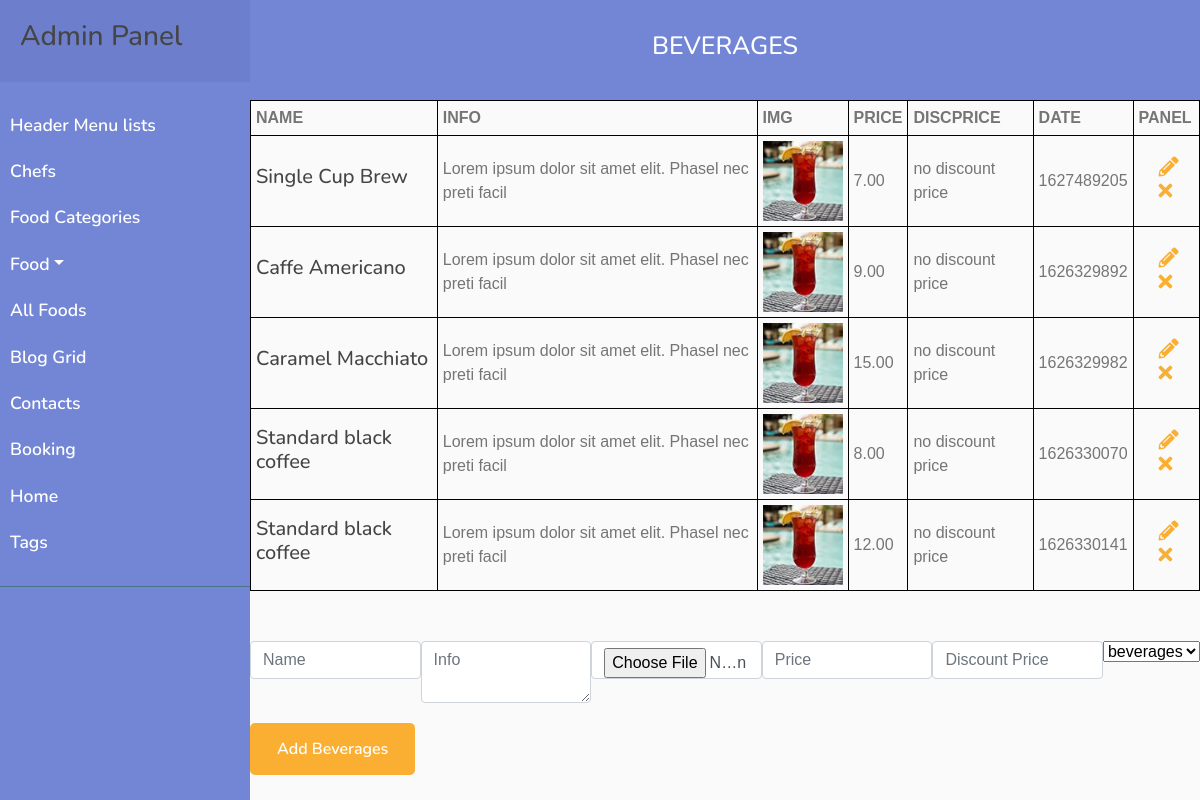
Page /php/admin/beverages.php?catId=3 on the committed database.
### tables this page shows
CREATE TABLE `all_foods` (
  `id` int(16) NOT NULL,
  `name` varchar(128) NOT NULL,
  `info` text NOT NULL,
  `img` varchar(128) NOT NULL,
  `price` varchar(16) NOT NULL,
  `discPrice` varchar(16) NOT NULL,
  `categories_id` int(16) NOT NULL,
  `date` int(32) NOT NULL
);

### php/admin/beverages.php (the view, shortened to what this page needs)
<!DOCTYPE html>
<html lang="en">
<head>
    <link href="https://stackpath.bootstrapcdn.com/bootstrap/4.4.1/css/bootstrap.min.css" rel="stylesheet">
    <link href="https://cdnjs.cloudflare.com/ajax/libs/font-awesome/5.10.0/css/all.min.css" rel="stylesheet">
    <link href="../../lib/animate/animate.min.css" rel="stylesheet">
    <link href="../../lib/owlcarousel/assets/owl.carousel.min.css" rel="stylesheet">
    <link href="../../lib/flaticon/font/flaticon.css" rel="stylesheet">
    <link href="../../lib/tempusdominus/css/tempusdominus-bootstrap-4.min.css" rel="stylesheet" />
    <link href="../../css/style.css" rel="stylesheet">
</head>
<body>
    <div class="admin">
        <?php
        require_once "../../components/adminFoodNav.php";
        ?>
        <div class="admin__section admin__section_header-list">
            <div class="admin__section_head">
                <h3 class="admin__section_title">Beverages</h3>
            </div>
            <div class="admin__section_content">
                <div class="admin__beverages">
                    <table class="admin__table">
                        <tr>
                            <th class="admin__table_title">name</th>
                            <th class="admin__table_title">info</th>
                            <th class="admin__table_title">img</th>
                            <th class="admin__table_title">price</th>
                            <th class="admin__table_title">discPrice</th>
                            <th class="admin__table_title">date</th>
                            <th class="admin__table_title">panel</th>
                        </tr>
                        <?php
                        $query = "SELECT * FROM all_foods WHERE categories_id = $_GET[catId]";
                        $result = mysqli_query($mysqli, $query);
                        while ($row = mysqli_fetch_assoc($result)) {
                        ?>
                            <tr class="admin__section_item">
                                <td class="admin__section_item_td">
                                    <h3 class="admin__section_item_name">
                                        <?php echo $row['name'] ?>
                                    </h3>
                                </td>
                                <td class="admin__section_item_td">
                                    <?php echo $row['info'] ?>
                                </td>
                                <td class="admin__section_item_td">
                                    <div class="admin__section_img">
                                        <img src="../../img/foods/<?php echo $row['img'] ?>" alt="<?php echo $row['name'] ?>">
                                    </div>
                                </td>
                                <td class="admin__section_item_td">
                                    <?php echo $row['price'] ?>
                                </td>
                                <td class="admin__section_item_td">
                                    <?php echo $row['discPrice'] ? $row['discPrice'] : "no discount price" ?>
                                </td>
                                <td class="admin__section_item_td">
                                    <?php echo $row['date'] ?>
                                </td>
                                <td class="admin__section_item_td">
                                    <a href="?catId=<?php echo $_GET["catId"] ?>&id=<?php echo $row["id"] ?>">
                                        <i class="example__class admin__icon fas fa-pencil-alt"></i>
                                    </a>
                                    <a href="./allFoods/remove.php?id=<?php echo $row["id"] ?>">
                                        <i class="admin__icon fas fa-times"></i>
                                    </a>
                                </td>
                            </tr>
                        <?php } ?>
                    </table>
                </div>
                <?php
                $name = '';
                $info = '';
                $price = '';
                $discPrice = '';
                ?>
                <form class="admin__form"
                action="<?php if (isset($_GET['id'])) {echo './allFoods/update.php';} else {echo './allFoods/insert.php';} ?>"
                method="POST" enctype="multipart/form-data">
                    <div class="form__flex">
                        <input class="admin__inp admin__inp_food form-control" type="text" name="name" value="<?php echo $name; ?>" placeholder="Name" required>
                        <textarea class="admin__inp admin__inp_food form-control" name="info" placeholder="Info"><?php echo $info ?></textarea>
                        <input class="admin__inp admin__inp_food form-control" type="file" name="img"
                        <?php if (!isset($_GET['id'])) {echo 'required';} ?>>
                        <input class="admin__inp admin__inp_food form-control" type="number" name="price" value="<?php echo $price; ?>" placeholder="Price" required>
                        <input class="admin__inp admin__inp_food form-control" type="number" name="discPrice" value="<?php echo $discPrice; ?>" placeholder="Discount Price">
                        <select name="categoriesId" id="categoriesId" name="categoriesId">
                            <?php
                            $query = 'SELECT * FROM food_categories';
                            $result = mysqli_query($mysqli, $query);
                            while ($row = mysqli_fetch_assoc($result)) { ?>
                                <option value="<?php echo $row['id'] ?>"
                                <?php if ($row['id'] == 3) {echo "selected='true'";} else {echo false;} ?>>
                                    <?php echo $row['name'] ?></option>
                            <?php } ?>
                        </select>
                    </div>
                    <div>
                        <button class="btn custom-btn admin__form_btn">Add Beverages</button>
                    </div>
                </form>
            </div>
        </div>
    </div>
</body>
</html>

### css/style.css (style rules this page uses)
body { color: #757575; background: #ffffff; font-family: 'open sans', sans-serif; }
h1, h2, h3, h4, h5, h6 { color: #454545; font-family: 'Nunito', sans-serif; }
a { font-family: 'Nunito', sans-serif; font-weight: 600; color: #fbaf32; transition: .3s; }
.btn.custom-btn { padding: 12px 25px; font-family: 'Nunito', sans-serif; font-size: 16px; font-weight: 600; color: #ffffff; background: #fbaf32; border: 2px solid #fbaf32; border-radius: 5px; transition: .5s; }
.form__flex { width: 100%; display: flex; justify-content: space-between; }
.admin__inp { width: 30%; }
.admin__inp_food { width: 18%; }
#categoriesId { height: max-content; }
.admin__form_btn { margin-top: 20px; }
body { font-family: 'Poppins', sans-serif; background: #fafafa; }
.admin { display: flex; justify-content: space-between }
.admin__section { width: calc(100% - 250px); }
.admin__section_head { width: 100%; height: 100px; background: #7386D5; display: flex; justify-content: center; align-items: center; }
.admin__section_title { font-size: 25px; color: #ffffff; text-transform: uppercase; }
.admin__section_content { width: 100%; height: calc(100% - 100px); }
.admin__table { width: 100%; border-collapse: collapse; }
.admin__table_title { text-transform: uppercase; }
.admin__table_title, .admin__section_item_td { padding: 5px; border: 1px solid black; }
.admin__section_item { width: 100%; padding: 10px; }
.admin__section_img { width: 80px; }
.admin__section_img > img { width: 100%; display: block; }
.admin__section_item_name, .admin__section_item_pos { font-size: 20px; }
.admin__section_item_td:last-child { width: 7%; }
.admin__icon { font-size: 20px; cursor: pointer; margin-left: 20px; }
.admin__form { margin-top: 50px; }

### rows in the picture
all_foods: name "Single Cup Brew", info "Lorem ipsum dolor sit amet elit. Phasel nec preti facil", img (picture), price "7.00", discPrice "no discount price", date "1627489205"
all_foods: name "Caffe Americano", info "Lorem ipsum dolor sit amet elit. Phasel nec preti facil", img (picture), price "9.00", discPrice "no discount price", date "1626329892"
all_foods: name "Caramel Macchiato", info "Lorem ipsum dolor sit amet elit. Phasel nec preti facil", img (picture), price "15.00", discPrice "no discount price", date "1626329982"
all_foods: name "Standard black coffee", info "Lorem ipsum dolor sit amet elit. Phasel nec preti facil", img (picture), price "8.00", discPrice "no discount price", date "1626330070"
all_foods: name "Standard black coffee", info "Lorem ipsum dolor sit amet elit. Phasel nec preti facil", img (picture), price "12.00", discPrice "no discount price", date "1626330141"

### other values in the picture
form field categoriesId "beverages"
